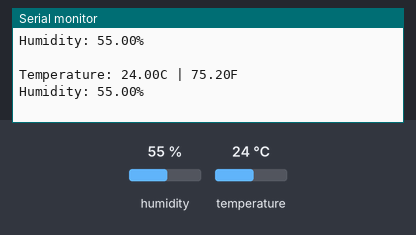
Recording of a sketch running on a simulated Arduino Uno, built with avr-gcc and run on an emulated ATmega328P. Parts: the last lines printed to the serial monitor. The test bench sets the inputs (shaded band); at power-on: humidity 55 %, temperature 24 °C.

Above: at 2.8 s.
2.9 s: humidity set to 22 %
At 5.3 s:
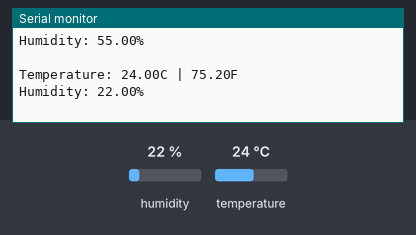
5.6 s: temperature set to 12 °C
At 6.8 s:
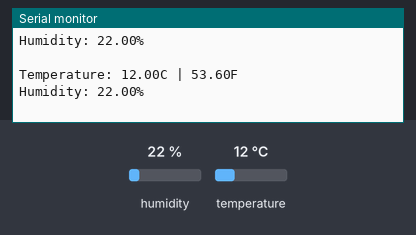
8.3 s: humidity set to 40 %
At 11.7 s:
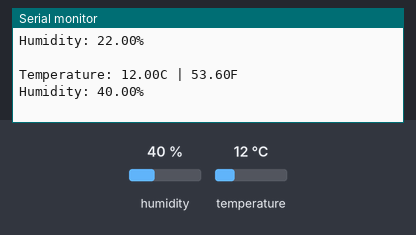
Timing chart, 0 to 13.2 s (numbered marks = the images above; inputs shaded):
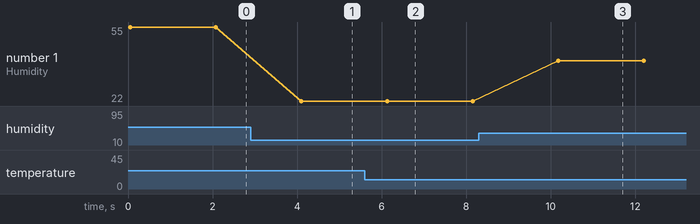

The sketch:

tempHum.ino
```cpp
#include <dht.h>
#define outPin 8

dht DHT;

void setup() {
  Serial.begin(9600);
}

void loop() {
  int readData = DHT.read11(outPin);

  float temp = DHT.temperature;
  float humi = DHT.humidity;

  Serial.print("Temperature: ");
  Serial.print(temp);
  Serial.print("C | ");
  Serial.print((temp*9)/5+32.0);
  Serial.println("F");
  Serial.print("Humidity: ");
  Serial.print(humi);
  Serial.println("%");
  Serial.println(" ");

  delay(2000);
}
```

Measured:
- after the input at 2.9 s, the serial monitor: prints a new line after 1.2 s (image 1)
- after the input at 5.6 s, the serial monitor: prints a new line after 0.50 s (image 2)
- after the input at 8.3 s, the serial monitor: prints a new line after 1.9 s (image 3)
- plotted number 1: 55 → 22 after the input at 2.9 s, 22 → 40 after the input at 8.3 s
